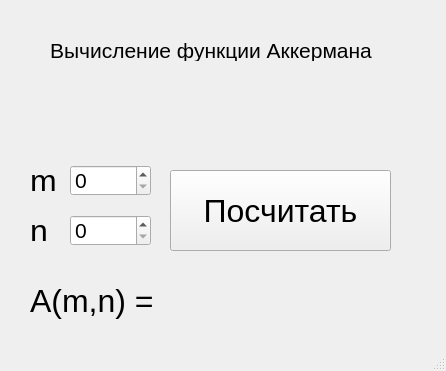
<?xml version="1.0" encoding="UTF-8"?>
<ui version="4.0">
 <class>MainWindow</class>
 <widget class="QMainWindow" name="MainWindow">
  <property name="geometry">
   <rect>
    <x>0</x>
    <y>0</y>
    <width>446</width>
    <height>371</height>
   </rect>
  </property>
  <property name="windowTitle">
   <string>MainWindow</string>
  </property>
  <widget class="QWidget" name="centralwidget">
   <widget class="QLabel" name="label">
    <property name="geometry">
     <rect>
      <x>20</x>
      <y>70</y>
      <width>391</width>
      <height>91</height>
     </rect>
    </property>
    <property name="text">
     <string/>
    </property>
    <property name="pixmap">
     <pixmap>../../../../../../Изображения/Снимки экрана/Снимок экрана от 2024-04-10 12-37-52.png</pixmap>
    </property>
   </widget>
   <widget class="QSpinBox" name="spinBox">
    <property name="geometry">
     <rect>
      <x>70</x>
      <y>165</y>
      <width>81</width>
      <height>31</height>
     </rect>
    </property>
    <property name="font">
     <font>
      <pointsize>16</pointsize>
     </font>
    </property>
   </widget>
   <widget class="QLabel" name="label_2">
    <property name="geometry">
     <rect>
      <x>30</x>
      <y>170</y>
      <width>61</width>
      <height>21</height>
     </rect>
    </property>
    <property name="font">
     <font>
      <pointsize>24</pointsize>
     </font>
    </property>
    <property name="text">
     <string>m</string>
    </property>
   </widget>
   <widget class="QSpinBox" name="spinBox_2">
    <property name="geometry">
     <rect>
      <x>70</x>
      <y>215</y>
      <width>81</width>
      <height>31</height>
     </rect>
    </property>
    <property name="font">
     <font>
      <pointsize>16</pointsize>
     </font>
    </property>
   </widget>
   <widget class="QLabel" name="label_3">
    <property name="geometry">
     <rect>
      <x>30</x>
      <y>220</y>
      <width>61</width>
      <height>21</height>
     </rect>
    </property>
    <property name="font">
     <font>
      <pointsize>24</pointsize>
     </font>
    </property>
    <property name="text">
     <string>n</string>
    </property>
   </widget>
   <widget class="QPushButton" name="pushButton">
    <property name="geometry">
     <rect>
      <x>170</x>
      <y>170</y>
      <width>221</width>
      <height>81</height>
     </rect>
    </property>
    <property name="font">
     <font>
      <pointsize>24</pointsize>
     </font>
    </property>
    <property name="text">
     <string>Посчитать</string>
    </property>
   </widget>
   <widget class="QLabel" name="label_4">
    <property name="geometry">
     <rect>
      <x>30</x>
      <y>270</y>
      <width>401</width>
      <height>61</height>
     </rect>
    </property>
    <property name="font">
     <font>
      <pointsize>24</pointsize>
     </font>
    </property>
    <property name="text">
     <string>A(m,n) = </string>
    </property>
   </widget>
   <widget class="QLabel" name="label_5">
    <property name="geometry">
     <rect>
      <x>50</x>
      <y>40</y>
      <width>331</width>
      <height>21</height>
     </rect>
    </property>
    <property name="font">
     <font>
      <pointsize>16</pointsize>
     </font>
    </property>
    <property name="text">
     <string>Вычисление функции Аккермана</string>
    </property>
   </widget>
  </widget>
  <widget class="QMenuBar" name="menubar">
   <property name="geometry">
    <rect>
     <x>0</x>
     <y>0</y>
     <width>446</width>
     <height>22</height>
    </rect>
   </property>
  </widget>
  <widget class="QStatusBar" name="statusbar"/>
 </widget>
 <resources/>
 <connections/>
</ui>
